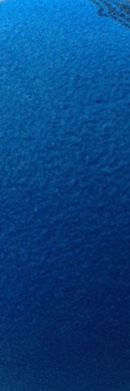
#> input picture blue_sample.jpg, 130 x 391 px, given in place of the camera
$ python main.py   (Python 2 division)   (older library calls are emulated)
#> lines starting #> are read from the running program, lines starting #| are printed output that depends on the picture
### tracking_functions.py
import colorsys
import cv2
import numpy

def trimToRange(image, low=[0, 0, 0], high=[180, 255, 255]):
    """Accepts an image and two HSV tuples. The first must have all values lower than the second.
    Sets all pixels in the image with higher H,S, and V values then the first and lower than the second to white and all
     other pixels to black. Returns the modified image.
    """
    lowv, highv = numpy.array(low), numpy.array(high)
    return cv2.inRange(image, lowv, highv)

def prepImage(image):
    """Default function for the evaluateForContours function.
    Accepts and returns an image.
    Opens and then closes the image, using a kernel of a 17x17 ellipse.
    """
    kernel = cv2.getStructuringElement(cv2.MORPH_ELLIPSE, (17, 17))
    image = cv2.morphologyEx(image, cv2.MORPH_OPEN, kernel)
    image = cv2.morphologyEx(image, cv2.MORPH_CLOSE, kernel)
    return image


def evaluateForContours(image, HSVRanges, morphing=prepImage):
    """Accepts an image, a list of pairs of HSV tuples, each pair defining a range of values,
    and an optional processing function. It passes the image and each range to the trimToRange function
    It then applies the function, then finds all the contours.
    It returns a list containing a list for each range that contains all the contours for that range.
    """
    out=[]
    for i in HSVRanges:
        newImage = image
        grayImg = trimToRange(newImage, i[0], i[1])
        grayImg = morphing(grayImg)
        im2, contours, hier = cv2.findContours(grayImg, cv2.RETR_TREE, cv2.CHAIN_APPROX_SIMPLE)
        out.append(contours)
    return out
def trimCenters(boxList, minDistance):
    minDistance*=minDistance
    bList=boxList
    for k in bList:
        i = 0
        while i < len(k):
            for j in k[i+1:]:
                if distance(k[i][0], j[0]) < minDistance:
                    k.pop(i)
            i += 1
    return bList

def distance(a, b):
    a, b = a[0]-b[0], a[1]-b[1]
    return a*a+b*b

def getCentersAndBoxes(contours):
    """Accepts a list of lists of contours, each sublist belonging to a specific color.
    It then determines the center of each contour by constructing the minimum area rectangle,
        then averaging the corners.
    Returns a list containing a list for each color, which holds pairs of center points and rotatedRects.
    """
    out = []
    for i in contours:
        o2=[]
        for j in i:
            corners = cv2.boxPoints(cv2.minAreaRect(j))  # Get minimum area rectangle, then gets the points
            o2.append([[int(numpy.sum(corners[:, 0])/4), int(numpy.sum(corners[:, 1])/4)], cv2.minAreaRect(j)])
        out.append(o2)
    return out

def intTuple(tIn):
    return tuple(numpy.array(tIn).astype(numpy.int64))

def hsv2bgr(color):
    #print color, numpy.array(colorsys.hsv_to_rgb(color[0]/180, color[1]/255, color[2]/255)[::-1])*255
    return (numpy.array(colorsys.hsv_to_rgb(color[0]/180, color[1]/255, color[2]/255)[::-1])*255).tolist()

def getAverageColors(ranges):
    colors = []
    for c in ranges:
        colors.append(hsv2bgr(numpy.mean(numpy.array(c), axis=0).tolist()))
    return colors


# [34 lines that do not run on import are left out]

### main.py
# MAIN FILE
import tracking_functions as tf
import TrackedObject as to
import skeleton
import numpy as np
import cv2
if __name__ == "__main__":
    colorList = [((30, 120, 60), (80, 255, 255)), ((74, 80, 80), (114, 230, 230))]#
    averageColors=tf.getAverageColors(colorList)
    trackingItems = {}
    animationSkeleton = skeleton.Skeleton()
    for i in colorList:
        trackingItems[i] = []
    vidCap = cv2.VideoCapture(0)
    ret, imgInit = vidCap.read()
#> imgInit is the input picture: shape (391, 130, 3); mean B, G, R 129.7, 67.3, 7.3
    imgInit = cv2.cvtColor(imgInit, cv2.COLOR_BGR2HSV)
#> imgInit: shape (391, 130, 3); mean H, S, V 105.9, 240.9, 129.7
    contours = tf.evaluateForContours(imgInit, colorList)
#> the loop in evaluateForContours, `for i in HSVRanges:` made 2 passes
#> pass 2, in evaluateForContours, `grayImg = trimToRange(newImage, i[0], i[1])`:
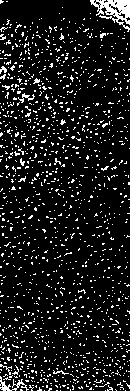
#> grayImg: shape (391, 130); 10.2% white in thin lines or dots
#> after the loop in evaluateForContours, `for i in HSVRanges:`: out = [[], []]
#> contours = [[], []]
    last = None
    if contours is not None and len(contours) > 0:
        centers = tf.trimCenters(tf.getCentersAndBoxes(contours), 50)
#> the loop in getCentersAndBoxes, `for i in contours:` made 2 passes
#> i on passes 1 to 2: [], []
#> in trimCenters, `minDistance*=minDistance`: minDistance = 2500
#> in trimCenters, `bList=boxList`: bList = [[], []]
#> the loop in trimCenters, `for k in bList:` made 2 passes
#> centers = [[], []]
        for c in range(len(centers)):
            for j in centers[c]:
                x = to.TrackedObject(tf.intTuple(j[1][0]+j[1][1]), j[0], imgInit, colorList[c])
                trackingItems[colorList[c]].append(x)
                if last is not None:
                    pass # skeleton.addLink(x, last)
                last = x
#> this loop made 2 passes
    arm = [None, None, None]
    print trackingItems
    for i in trackingItems[colorList[1]]:
        if arm[0] is None or i.getCenterPoint()[1]<arm[0].getCenterPoint():
            arm[0]=i
    for i in trackingItems[colorList[1]]:
        if i not in arm and \
                (arm[1] is None or
                 tf.distance(i.getCenterPoint(), arm[0].getCenterPoint()) <
                         tf.distance(arm[1].getCenterPoint(), arm[0].getCenterPoint())):
            arm[1]=i
    for i in trackingItems[colorList[1]]:
        if i not in arm and \
                (arm[1] is None or
                 tf.distance(i.getCenterPoint(), arm[0].getCenterPoint()) <
                         tf.distance(arm[1].getCenterPoint(), arm[0].getCenterPoint())):
            arm[2] = i
    print arm
    if None not in [arm[0], arm[1]]:
        skeleton.addLink(arm[0], arm[1])
    if None not in [arm[1], arm[2]]:
        skeleton.addLink(arm[1], arm[2])

    while True:
        img1 = cv2.cvtColor(vidCap.read()[1], cv2.COLOR_BGR2HSV)
        origImg=np.copy(img1)
        for i in trackingItems.keys():
            for j in trackingItems[i]:
                j.update(origImg)
                cv2.circle(img1, tuple(j.getCenterPoint()), 4, tuple(averageColors[colorList.index(i)]), -1)
                tw=j.getTrackWindow()
                pos=((tw[0], tw[1]), (tw[0]+tw[2], tw[1]+tw[3]))
                cv2.rectangle(img1, pos[0], pos[1], tuple(averageColors[colorList.index(i)]), 3)
                cv2.imshow("debug "+str(i)+str(j), (j.prob&j.maskImage)[::2,::2])
                cv2.moveWindow("debug "+str(i)+str(j), 10*trackingItems.keys().index(i), 0)
        img1=cv2.cvtColor(img1, cv2.COLOR_HSV2BGR)
#> (the run stopped early here; a loop or call above may not have finished)
